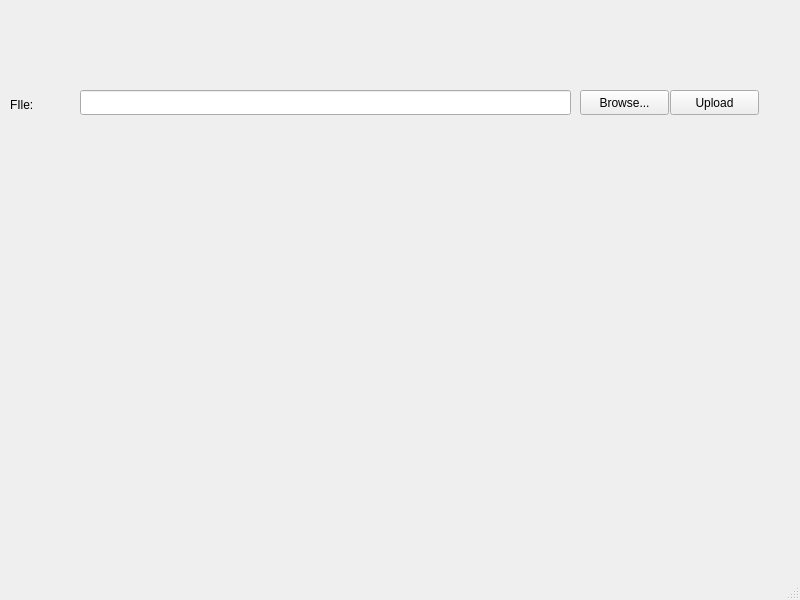
<?xml version="1.0" encoding="UTF-8"?>
<ui version="4.0">
 <class>MainWindow</class>
 <widget class="QMainWindow" name="MainWindow">
  <property name="geometry">
   <rect>
    <x>0</x>
    <y>0</y>
    <width>800</width>
    <height>600</height>
   </rect>
  </property>
  <property name="windowTitle">
   <string>MainWindow</string>
  </property>
  <widget class="QWidget" name="centralwidget">
   <widget class="QLineEdit" name="lineEdit">
    <property name="geometry">
     <rect>
      <x>80</x>
      <y>90</y>
      <width>491</width>
      <height>25</height>
     </rect>
    </property>
   </widget>
   <widget class="QLabel" name="label">
    <property name="geometry">
     <rect>
      <x>10</x>
      <y>100</y>
      <width>67</width>
      <height>10</height>
     </rect>
    </property>
    <property name="text">
     <string>FIle:</string>
    </property>
   </widget>
   <widget class="QPushButton" name="pushButton_Browse">
    <property name="geometry">
     <rect>
      <x>580</x>
      <y>90</y>
      <width>89</width>
      <height>25</height>
     </rect>
    </property>
    <property name="text">
     <string>Browse...</string>
    </property>
   </widget>
   <widget class="QPushButton" name="pushButton_upload">
    <property name="geometry">
     <rect>
      <x>670</x>
      <y>90</y>
      <width>89</width>
      <height>25</height>
     </rect>
    </property>
    <property name="text">
     <string>Upload</string>
    </property>
   </widget>
  </widget>
  <widget class="QMenuBar" name="menubar">
   <property name="geometry">
    <rect>
     <x>0</x>
     <y>0</y>
     <width>800</width>
     <height>22</height>
    </rect>
   </property>
  </widget>
  <widget class="QStatusBar" name="statusbar"/>
 </widget>
 <resources/>
 <connections/>
</ui>
